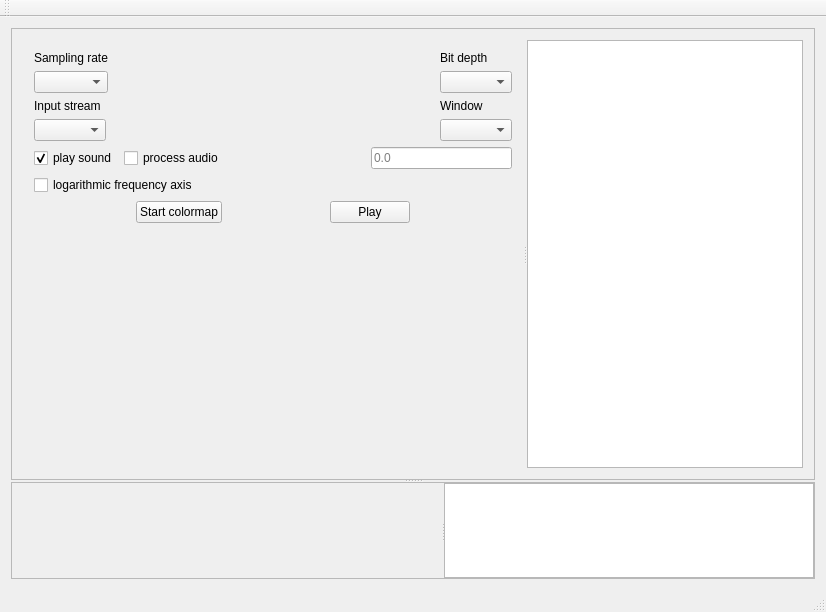
<?xml version="1.0" encoding="UTF-8"?>
<ui version="4.0">
 <class>MainWindow</class>
 <widget class="QMainWindow" name="MainWindow">
  <property name="geometry">
   <rect>
    <x>0</x>
    <y>0</y>
    <width>826</width>
    <height>612</height>
   </rect>
  </property>
  <property name="windowTitle">
   <string>MainWindow</string>
  </property>
  <widget class="QWidget" name="centralWidget">
   <layout class="QGridLayout" name="gridLayout">
    <item row="0" column="0">
     <widget class="QSplitter" name="horizontalSplitter">
      <property name="orientation">
       <enum>Qt::Vertical</enum>
      </property>
      <property name="handleWidth">
       <number>2</number>
      </property>
      <property name="childrenCollapsible">
       <bool>false</bool>
      </property>
      <widget class="QFrame" name="frame_2">
       <property name="frameShape">
        <enum>QFrame::StyledPanel</enum>
       </property>
       <property name="frameShadow">
        <enum>QFrame::Raised</enum>
       </property>
       <layout class="QGridLayout" name="gridLayout_2">
        <item row="0" column="0">
         <widget class="QSplitter" name="splitter">
          <property name="orientation">
           <enum>Qt::Horizontal</enum>
          </property>
          <widget class="QWidget" name="controlsWidget" native="true">
           <property name="minimumSize">
            <size>
             <width>100</width>
             <height>100</height>
            </size>
           </property>
           <property name="maximumSize">
            <size>
             <width>500</width>
             <height>16777215</height>
            </size>
           </property>
           <layout class="QVBoxLayout" name="verticalLayout_3">
            <item>
             <layout class="QHBoxLayout" name="horizontalLayout">
              <item>
               <layout class="QVBoxLayout" name="verticalLayout_2">
                <item>
                 <widget class="QLabel" name="samplesText">
                  <property name="text">
                   <string>Sampling rate</string>
                  </property>
                 </widget>
                </item>
                <item>
                 <widget class="QComboBox" name="sampleRate"/>
                </item>
               </layout>
              </item>
              <item>
               <spacer name="horizontalSpacer_3">
                <property name="orientation">
                 <enum>Qt::Horizontal</enum>
                </property>
                <property name="sizeHint" stdset="0">
                 <size>
                  <width>40</width>
                  <height>20</height>
                 </size>
                </property>
               </spacer>
              </item>
              <item>
               <layout class="QVBoxLayout" name="verticalLayout">
                <item>
                 <widget class="QLabel" name="bitnessText">
                  <property name="text">
                   <string>Bit depth</string>
                  </property>
                 </widget>
                </item>
                <item>
                 <widget class="QComboBox" name="bitDepth"/>
                </item>
               </layout>
              </item>
             </layout>
            </item>
            <item>
             <layout class="QHBoxLayout" name="horizontalLayout_5">
              <item>
               <layout class="QVBoxLayout" name="verticalLayout_5">
                <item>
                 <widget class="QLabel" name="label">
                  <property name="text">
                   <string>Input stream</string>
                  </property>
                 </widget>
                </item>
                <item>
                 <widget class="QComboBox" name="inputStream"/>
                </item>
               </layout>
              </item>
              <item>
               <spacer name="horizontalSpacer_6">
                <property name="orientation">
                 <enum>Qt::Horizontal</enum>
                </property>
                <property name="sizeHint" stdset="0">
                 <size>
                  <width>40</width>
                  <height>20</height>
                 </size>
                </property>
               </spacer>
              </item>
              <item>
               <layout class="QVBoxLayout" name="verticalLayout_4">
                <item>
                 <widget class="QLabel" name="windowsLabel">
                  <property name="text">
                   <string>Window</string>
                  </property>
                 </widget>
                </item>
                <item>
                 <widget class="QComboBox" name="windowTypes"/>
                </item>
               </layout>
              </item>
             </layout>
            </item>
            <item>
             <layout class="QHBoxLayout" name="horizontalLayout_4">
              <item>
               <widget class="QCheckBox" name="playSoundCheckBox">
                <property name="text">
                 <string>play sound</string>
                </property>
                <property name="checked">
                 <bool>true</bool>
                </property>
               </widget>
              </item>
              <item>
               <widget class="QCheckBox" name="processDataCheckBox">
                <property name="text">
                 <string>process audio</string>
                </property>
               </widget>
              </item>
              <item>
               <spacer name="horizontalSpacer_4">
                <property name="orientation">
                 <enum>Qt::Horizontal</enum>
                </property>
                <property name="sizeHint" stdset="0">
                 <size>
                  <width>40</width>
                  <height>20</height>
                 </size>
                </property>
               </spacer>
              </item>
              <item>
               <widget class="QLineEdit" name="timeLine">
                <property name="readOnly">
                 <bool>true</bool>
                </property>
                <property name="placeholderText">
                 <string>0.0</string>
                </property>
               </widget>
              </item>
             </layout>
            </item>
            <item>
             <layout class="QHBoxLayout" name="horizontalLayout_3">
              <item>
               <widget class="QCheckBox" name="logFreqCheckBox">
                <property name="text">
                 <string>logarithmic frequency axis</string>
                </property>
               </widget>
              </item>
              <item>
               <spacer name="horizontalSpacer_5">
                <property name="orientation">
                 <enum>Qt::Horizontal</enum>
                </property>
                <property name="sizeHint" stdset="0">
                 <size>
                  <width>454</width>
                  <height>17</height>
                 </size>
                </property>
               </spacer>
              </item>
             </layout>
            </item>
            <item>
             <layout class="QHBoxLayout" name="horizontalLayout_2">
              <item>
               <spacer name="horizontalSpacer_7">
                <property name="orientation">
                 <enum>Qt::Horizontal</enum>
                </property>
                <property name="sizeHint" stdset="0">
                 <size>
                  <width>40</width>
                  <height>20</height>
                 </size>
                </property>
               </spacer>
              </item>
              <item>
               <widget class="QPushButton" name="colorMapStart">
                <property name="text">
                 <string>Start colormap</string>
                </property>
                <property name="checkable">
                 <bool>false</bool>
                </property>
               </widget>
              </item>
              <item>
               <spacer name="horizontalSpacer_2">
                <property name="orientation">
                 <enum>Qt::Horizontal</enum>
                </property>
                <property name="sizeHint" stdset="0">
                 <size>
                  <width>40</width>
                  <height>20</height>
                 </size>
                </property>
               </spacer>
              </item>
              <item>
               <widget class="QPushButton" name="startStopButton">
                <property name="text">
                 <string>Play</string>
                </property>
                <property name="checkable">
                 <bool>true</bool>
                </property>
               </widget>
              </item>
              <item>
               <spacer name="horizontalSpacer">
                <property name="orientation">
                 <enum>Qt::Horizontal</enum>
                </property>
                <property name="sizeHint" stdset="0">
                 <size>
                  <width>40</width>
                  <height>20</height>
                 </size>
                </property>
               </spacer>
              </item>
             </layout>
            </item>
            <item>
             <widget class="QLabel" name="statsLabel">
              <property name="text">
               <string/>
              </property>
             </widget>
            </item>
            <item>
             <spacer name="verticalSpacer">
              <property name="orientation">
               <enum>Qt::Vertical</enum>
              </property>
              <property name="sizeHint" stdset="0">
               <size>
                <width>20</width>
                <height>32</height>
               </size>
              </property>
             </spacer>
            </item>
           </layout>
          </widget>
          <widget class="QtCharts::QChartView" name="timeAplitudeChart">
           <property name="frameShadow">
            <enum>QFrame::Plain</enum>
           </property>
          </widget>
         </widget>
        </item>
       </layout>
      </widget>
      <widget class="QSplitter" name="verticalSplitter">
       <property name="frameShape">
        <enum>QFrame::StyledPanel</enum>
       </property>
       <property name="frameShadow">
        <enum>QFrame::Raised</enum>
       </property>
       <property name="midLineWidth">
        <number>1</number>
       </property>
       <property name="orientation">
        <enum>Qt::Horizontal</enum>
       </property>
       <property name="handleWidth">
        <number>2</number>
       </property>
       <property name="childrenCollapsible">
        <bool>false</bool>
       </property>
       <widget class="QWidget" name="frequencyStatistics" native="true"/>
       <widget class="QtCharts::QChartView" name="frequencyChart">
        <property name="verticalScrollBarPolicy">
         <enum>Qt::ScrollBarAlwaysOff</enum>
        </property>
        <property name="horizontalScrollBarPolicy">
         <enum>Qt::ScrollBarAlwaysOff</enum>
        </property>
        <property name="sizeAdjustPolicy">
         <enum>QAbstractScrollArea::AdjustToContents</enum>
        </property>
        <property name="rubberBandSelectionMode">
         <enum>Qt::ContainsItemShape</enum>
        </property>
       </widget>
      </widget>
     </widget>
    </item>
   </layout>
  </widget>
  <widget class="QMenuBar" name="menuBar">
   <property name="geometry">
    <rect>
     <x>0</x>
     <y>0</y>
     <width>826</width>
     <height>18</height>
    </rect>
   </property>
  </widget>
  <widget class="QToolBar" name="mainToolBar">
   <attribute name="toolBarArea">
    <enum>TopToolBarArea</enum>
   </attribute>
   <attribute name="toolBarBreak">
    <bool>false</bool>
   </attribute>
  </widget>
  <widget class="QStatusBar" name="statusBar"/>
 </widget>
 <layoutdefault spacing="6" margin="11"/>
 <customwidgets>
  <customwidget>
   <class>QtCharts::QChartView</class>
   <extends>QGraphicsView</extends>
   <header location="global">QtCharts/QChartView</header>
  </customwidget>
 </customwidgets>
 <resources/>
 <connections/>
</ui>
